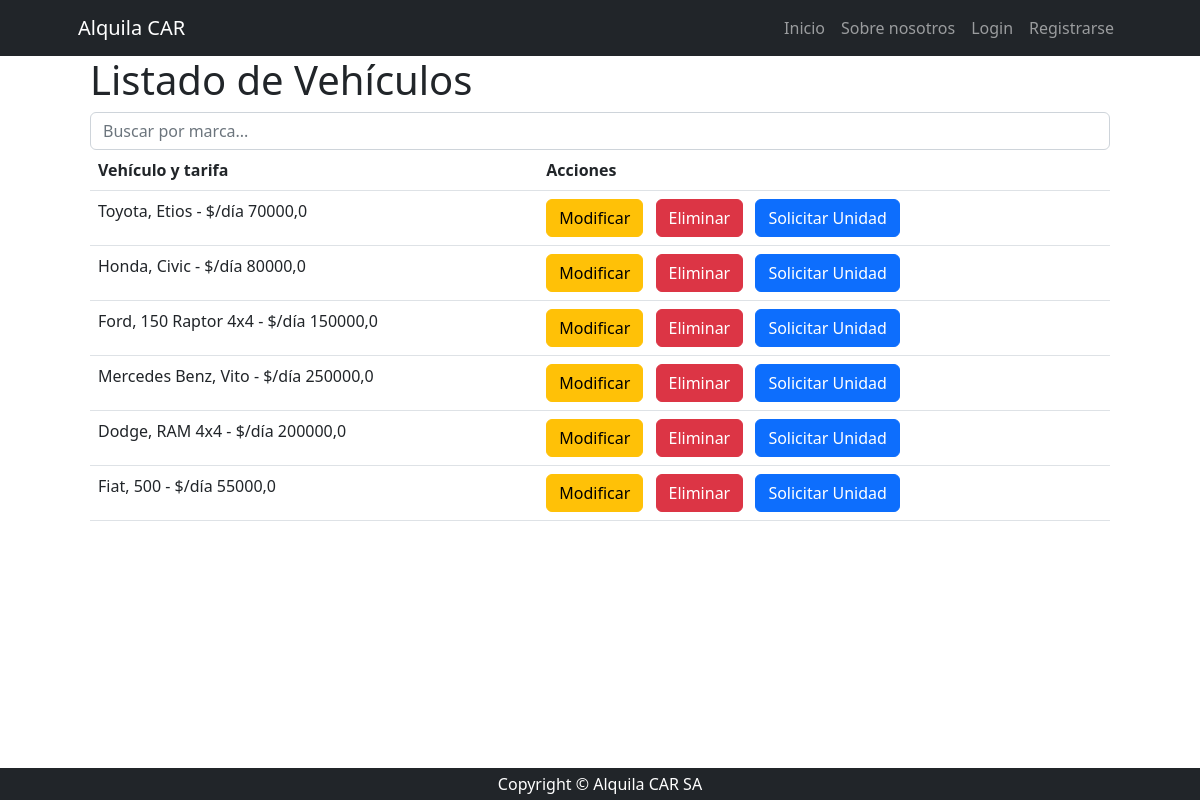
The app's page /productos/producto/list/ with its own data.
### producto/models.py (models this page shows, shortened)
class Producto(models.Model):
    marca = models.CharField(max_length=100)
    modelo = models.CharField(max_length=100)
    precio = models.FloatField()
    unidad_medida = models.CharField(max_length=100)
    descripcion = models.TextField(null=True, blank=True, verbose_name='descripción')
    fecha_actualizacion=models.DateField(null=True, blank=True, default=timezone.now,editable=False, verbose_name='Fecha de actualización')
    categoria_id = models.ForeignKey(ProductoCategoria, on_delete=models.SET_NULL, null=True)
    class Meta:
        verbose_name = "producto"
        verbose_name_plural = "productos"

### producto/views.py (the view)
# urls.py: path("producto/list/", views.Productolist.as_view(), name="producto_list"),
class Productolist(ListView):
    model = Producto
    def get_queryset(self) -> QuerySet[Any]:
        if self.request.GET.get('consulta'):
            consultar=self.request.GET.get('consulta')
            object_list=Producto.objects.filter(marca__icontains=consultar)
        else:
            object_list=Producto.objects.all()
        return object_list

### producto/templates/producto/producto_list.html (shortened to what this page needs)
{% extends 'core/base.html' %}
{%block content%}
    <div class='container'>
        <h1 class='nt-4'> Listado de Vehículos </h1>
        <div class='nb-4'>
            <form action='{%url 'producto:producto_list'%}'>
                <input type='text' name='consulta' placeholder='Buscar por marca...' class='form-control'>
            </form>
        </div>
        <table class='table table-stripped'>
            <thead>
                <tr>
                    <th scope='col'> Vehículo y tarifa</th>
                    <th scope='col'> Acciones</th>
                </tr>
            </thead>
            <tbody>
                {%for object in object_list%}
                <tr>
                <td>{{object.marca}}, {{object.modelo}} - {{object.unidad_medida}} {{object.precio}}</td>
                <td>
                    <a href='{% url 'producto:producto_update' object.pk %}'class='btn btn-warning me-2'> Modificar </a>
                    <a href='{% url 'producto:producto_delete' object.pk %}'class='btn btn-danger me-2'> Eliminar </a>
                    <a href='{% url 'cliente:cliente_create' %}'class='btn btn-primary me-2'> Solicitar Unidad </a>
                </td>
            </tr>
    </div>
    {%endfor%}
{%endblock content%}

### records on screen
Producto: marca "Toyota", modelo "Etios", unidad_medida "$/día", precio "70000,0"
Producto: marca "Honda", modelo "Civic", unidad_medida "$/día", precio "80000,0"
Producto: marca "Ford", modelo "150 Raptor 4x4", unidad_medida "$/día", precio "150000,0"
Producto: marca "Mercedes Benz", modelo "Vito", unidad_medida "$/día", precio "250000,0"
Producto: marca "Dodge", modelo "RAM 4x4", unidad_medida "$/día", precio "200000,0"
Producto: marca "Fiat", modelo "500", unidad_medida "$/día", precio "55000,0"
